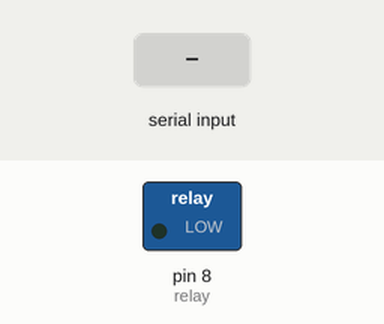
Recording of a sketch running on a simulated Arduino Uno, built with avr-gcc and run on an emulated ATmega328P. On the bench: switched loads named in the sketch (green lamp = pin HIGH). The inputs (shaded band) are chosen by the test bench.

Above: at 1.2 s.
1.3 s: "0" received over Serial
At 2.5 s:
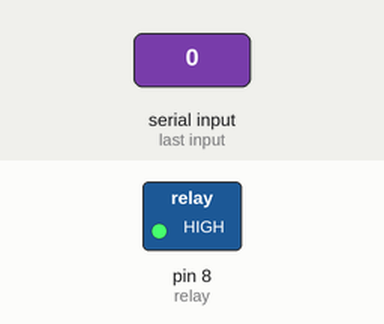
Timing chart, 0 to 4.3 s (numbered marks = the images above; inputs shaded):
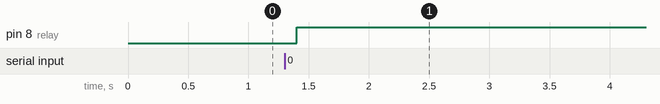

The sketch:

Arduino_Solenoid_Control.ino
```cpp
/*
Author: Jack Connor
Date Created: 2020

This is an Arduino program that turns on and off a digital pin in response to a serial command.
The program saves the state of the digital pin as an integer: 0 = off, 1 = on.
If the pin state is off, the program turns the pin on. If the pin state is on, the program turns the pin off.
*/

int relay = 8; //Pin 8
int toggle = 0; //binary toggle on and off

void setup()
{
  Serial.begin(9600);
  pinMode(relay, OUTPUT);
}

void loop()
{
  if (Serial.available())
  {
    if (Serial.read() == 060)
    {
      if (toggle == 1)
      {
        toggle = 0;
        digitalWrite(relay, LOW);
      }
      else
      {
        toggle = 1;
        digitalWrite(relay, HIGH);
      }
    }
  }
  delay(100);
}
```

Measured:
- after the input at 1.3 s, pin 8 (relay): LOW → HIGH after 0.10 s
